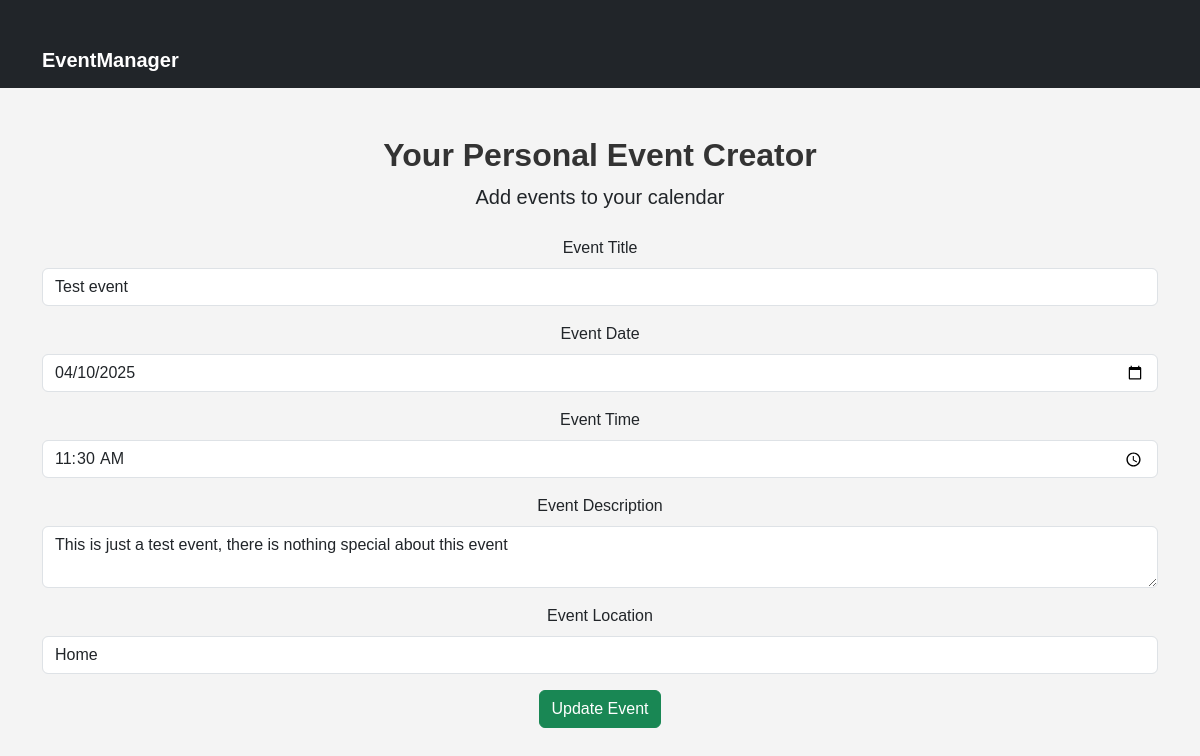
The app's page /edit_event/1 with its own data.
### main.py (models this page shows)
class Event(db.Model):
    id = db.Column(db.Integer, primary_key=True)
    title = db.Column(db.String(100), nullable=False)
    date = db.Column(db.String(10), nullable=False)
    time = db.Column(db.String(5), nullable=False)
    description = db.Column(db.String(255), nullable=True)
    location = db.Column(db.String(255), nullable=True)
    user_id = db.Column(db.Integer, db.ForeignKey('user.id'), nullable=False)
    user = db.relationship('User', backref=db.backref('events', lazy=True))

### main.py (the view, shortened to what this page needs)
@app.route('/edit_event/<int:event_id>', methods=['GET', 'POST'])
def edit_event(event_id):
    event = Event.query.get_or_404(event_id)
    return render_template('calendar.html', event=event)

### templates/calendar.html (shortened to what this page needs)
{% extends "base.html" %}
{% block content %}
<div class="text-center">
    <h2 class="fw-bold">Your Personal Event Creator</h2>
    <p class="lead">Add events to your calendar</p>
    <form method="POST" action="{{ url_for('edit_event', event_id=event.id) if event else url_for('Create_Event') }}">
        <div class="mb-3">
            <label for="event_title" class="form-label">Event Title</label>
            <input type="text" class="form-control" id="event_title" name="event_title" value="{{ event.title if event else '' }}" required>
        </div>
        <div class="mb-3">
            <label for="event_date" class="form-label">Event Date</label>
            <input type="date" class="form-control" id="event_date" name="event_date" value="{{ event.date if event else '' }}" required>
        </div>
        <div class="mb-3">
            <label for="event_time" class="form-label">Event Time</label>
            <input type="time" class="form-control" id="event_time" name="event_time" value="{{ event.time if event else '' }}" required>
        </div>
        <div class="mb-3">
            <label for="event_description" class="form-label">Event Description</label>
            <textarea class="form-control" id="event_description" name="event_description">{{ event.description if event else '' }}</textarea>
        </div>
        <div class="mb-3">
            <label for="event_location" class="form-label">Event Location</label>
            <input type="text" class="form-control" id="event_location" name="event_location" value="{{ event.location if event else '' }}">
        </div>
        <button type="submit" class="btn btn-success">
            {{ 'Update Event' if event else 'Add Event' }}
        </button>
    </form>
</div>
{% endblock %}

### static/style.css (style rules this page uses)
body { background-color: #f4f4f4; font-family: Arial, sans-serif; }
h2 { color: #333; }
button { font-size: 1.125em; border-radius: 0.3125em; }

### records on screen
Event: event_title "Test event", event_date "04/10/2025", event_time "11:30", event_description "This is just a test event, there is nothing special about this event", event_location "Home"

### other values on screen
{{ 'Update Event' if event else 'Add Event' }} "Update Event"
